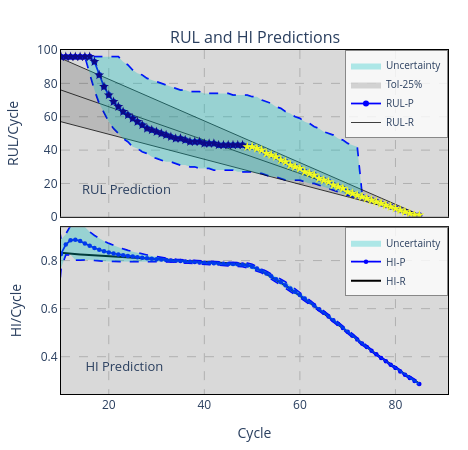

Notebook cell for this chart:
### Code cell
best_rho = df_rho.iloc[0]                       # linha de maior V
RHO, RHO_ETA, RHO_T, RHO_BETA = best_rho['rho'], best_rho['eta'], best_rho['T'], best_rho['beta']
RLS_MODE = 'pol' if 'nf_rls' in df_rho.columns else 'log'
nf_rls = int(best_rho['nf_rls']) if RLS_MODE == 'pol' else 3
ff_rls, dt_rls = best_rho['ff_rls'], best_rho['dt_rls']

params = [3.5,28,[70],8,0,1,2,5,19,1,0]
m,nI,nR,nO,mO,N1,N2,N3,τ,mode,act = params
X, Y, Z = PrepareData(RS, HI, nI, nO, mO, 1, mode)
ref, J = RefEoL(sig, EOL, nI, mO, mode)
if len(X) < J: print(f'Aviso: nO={nO} > {nOMax(sig, EOL)}: o fluxo termina antes do EoL (última RUL real = {J-len(X)+1}).')
nI = len(Y[0])
if isinstance(nR, str): nR = ast.literal_eval(nR)

RHO_DYN = True              # False: rho estático (= RHO)
RHO_MIN, RHO_MAX = 1e-2, 10
INTR_STATE = 'reset'       

teda=AutoCloud(m=m,nI=nI,nR=nR,nO=nO+mO,ηS=[N1,N2,N3],mode=mode,act=act,
               tau=τ,eol=EOL,ref=ref,wtaG=WTAG,wtaP=WTAP,feedback=FEEDBACK,mO=mO,
               rho=RHO,lam=LAM,intr_state=INTR_STATE,
               rho_dyn=RHO_DYN,rho_eta=RHO_ETA,rho_T=RHO_T,rho_beta=RHO_BETA,rho_min=RHO_MIN,rho_max=RHO_MAX,
               rls_mode=RLS_MODE,nf_rls=nf_rls,ff_rls=ff_rls,dt_rls=dt_rls
               )

for j,_ in enumerate(X[:J]):

    teda.run(X[j])
    teda.RUL_Prediction(Y[j],mode='interval',lim=len(sig)-nI+1,show=False)
    teda.WAPE_HI2(Y[j],Z[j])
    teda.Adapt(Y[j],Z[j])
    teda.UpdateRLS(mode='HI')

print(f"HI (HI_Granularity): cov={teda.cov:.3f} | sp={teda.sp:.3f} | V=média(cov*sp)={teda.V:.4f}")
PlotDSI_3D_PLY(teda,xi=10, yf=100, HideCol=[1,2,4])
